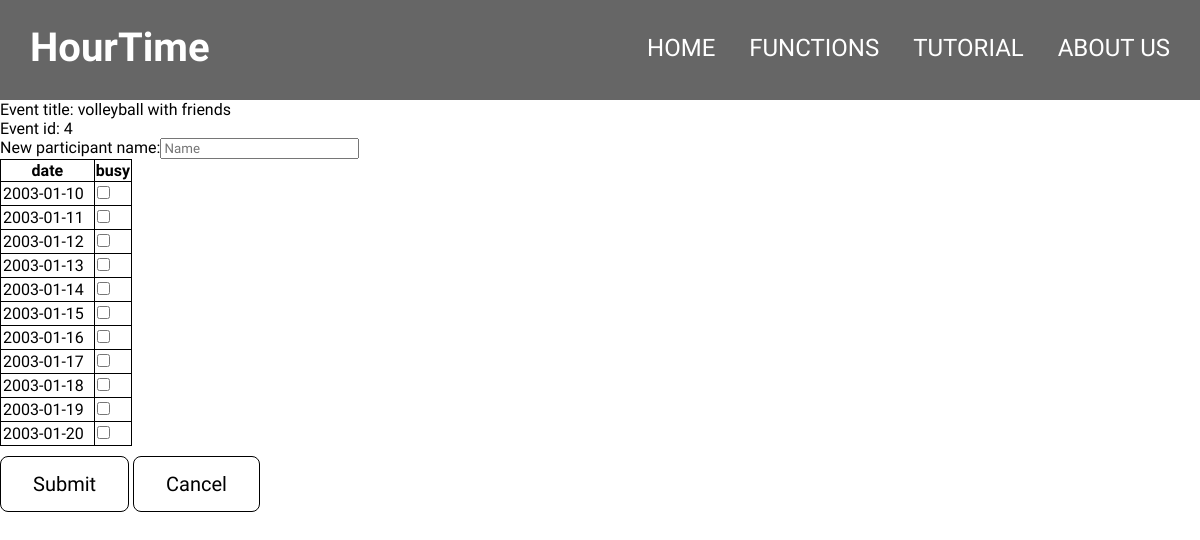
The page /add_new_participant?event_id=4 on the database as committed earlier.
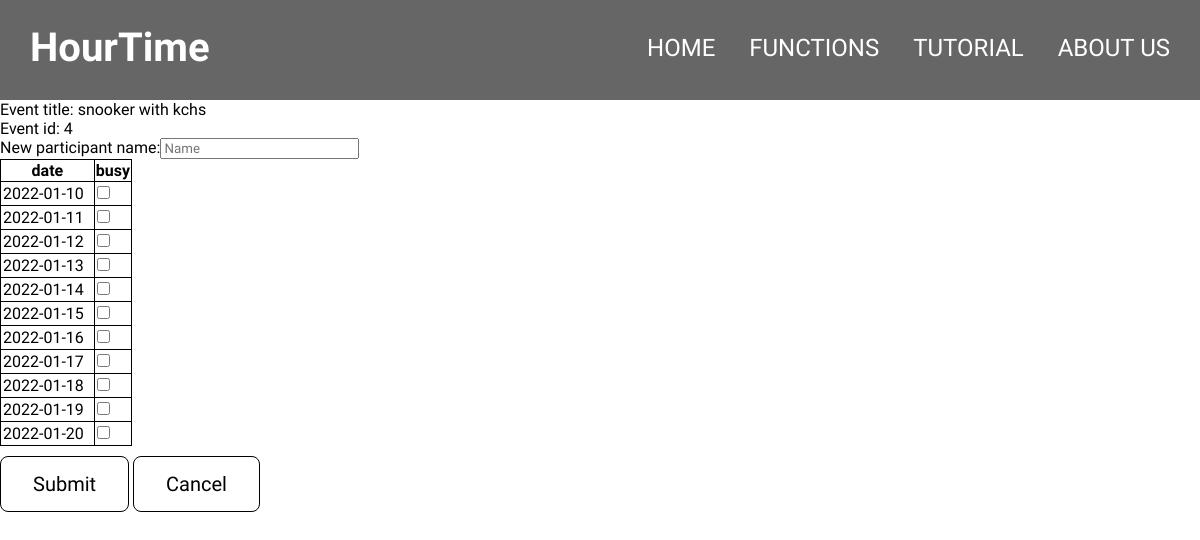
The same page on the database as committed later.
### main.py (models this page shows, shortened)
class Event(db.Model):
    id = db.Column(db.Integer, primary_key=True)
    title = db.Column(db.String(100))
    dates = db.relationship("Date", cascade="all, delete-orphan", backref="event")
    people = db.relationship("Person", cascade="all, delete-orphan", backref="event")

class Date(db.Model):
    id = db.Column(db.Integer, primary_key=True)
    date = db.Column(db.Date)
    event_id = db.Column(db.Integer, db.ForeignKey("event.id"))

### main.py (the view)
@app.route("/add_new_participant", methods=["GET", "POST"])
def add_new_participant():
    event_id = request.args.get("event_id")
    query_event = Event.query.filter_by(id=event_id).first()
    if request.method == "POST":
        new_name = request.form["name"]
        new_person = Person(name=new_name, event=query_event)
        db.session.add(new_person)
        for i in request.form:
            if i != "name":
                busy_date = datetime.datetime.strptime(i, "%Y-%m-%d").date()
                new_busy_date = Busy_date(date=busy_date, person=new_person)
                db.session.add(new_busy_date)
        db.session.commit()
        return render_template("add_new_participant_status.html", status="Success", person=new_person)
    else:
        return render_template("add_new_participant.html", event=query_event)

### templates/add_new_participant.html (shortened to what this page needs)
{% extends "base.html" %}
{% block navright %}
<li><a href="/">Home</a></li>
<li><a href="/functions" class="active">Functions</a></li>
<li><a href="/tutorial">Tutorial</a></li>
<li><a href="/about">About Us</a></li>
{% endblock %}
{% block content %}
<p>Event title: {{event.title}}</p>
<p>Event id: {{event.id}}</p>
<form id = "event_inp" action = "#" method="post">
    <p>New participant name:<input type="text" name="name", placeholder="Name" required></p>
    <table border="1">
        <tr>
            <th>date</th>
            <th>busy</th>
        </tr>
    {% for date in event.dates %}
        <tr>
            <td>{{date.date}}</td>
            <td><input type="checkbox" name="{{date.date}}"></td>
        </tr>
    {% endfor %}
    </table>
    <input type='submit' value='Submit' class="button">
    <a href="/find_event?event_id={{event.id}}" class="button">Cancel</a>
</form>
{% endblock %}

Rows that differ between the two databases and show on the page:
no longer on this page (row edited): Date: date "2003-01-10"
no longer on this page (row edited): Date: date "2003-01-11"
no longer on this page (row edited): Date: date "2003-01-12"
no longer on this page (row edited): Date: date "2003-01-13"
no longer on this page (row edited): Date: date "2003-01-14"
no longer on this page (row edited): Date: date "2003-01-15"
no longer on this page (row edited): Date: date "2003-01-16"
no longer on this page (row edited): Date: date "2003-01-17"
no longer on this page (row edited): Date: date "2003-01-18"
no longer on this page (row edited): Date: date "2003-01-19"
no longer on this page (row edited): Date: date "2003-01-20"
changed Event id 4: title "volleyball with friends" → "snooker with kchs"
now on this page (row edited): Date: date "2022-01-10"
now on this page (row edited): Date: date "2022-01-11"
now on this page (row edited): Date: date "2022-01-12"
now on this page (row edited): Date: date "2022-01-13"
now on this page (row edited): Date: date "2022-01-14"
now on this page (row edited): Date: date "2022-01-15"
now on this page (row edited): Date: date "2022-01-16"
now on this page (row edited): Date: date "2022-01-17"
now on this page (row edited): Date: date "2022-01-18"
now on this page (row edited): Date: date "2022-01-19"
now on this page (row edited): Date: date "2022-01-20"
